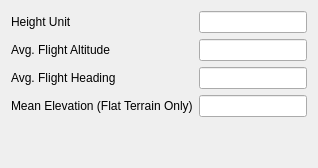
          <widget class="QWidget" name="tab_2">
           <attribute name="title">
            <string>Height</string>
           </attribute>
           <layout class="QGridLayout" name="gridLayout_3">
            <item row="1" column="0">
             <widget class="QLabel" name="label_17">
              <property name="text">
               <string>Avg. Flight Altitude</string>
              </property>
             </widget>
            </item>
            <item row="2" column="0">
             <widget class="QLabel" name="label_18">
              <property name="text">
               <string>Avg. Flight Heading</string>
              </property>
             </widget>
            </item>
            <item row="0" column="1">
             <widget class="QLineEdit" name="heightUnitEdit"/>
            </item>
            <item row="3" column="0">
             <widget class="QLabel" name="label_15">
              <property name="text">
               <string>Mean Elevation (Flat Terrain Only)</string>
              </property>
             </widget>
            </item>
            <item row="0" column="0">
             <widget class="QLabel" name="label_14">
              <property name="text">
               <string>Height Unit</string>
              </property>
             </widget>
            </item>
            <item row="2" column="1">
             <widget class="QLineEdit" name="flightHeadingEdit"/>
            </item>
            <item row="1" column="1">
             <widget class="QLineEdit" name="flightAltitudeEdit"/>
            </item>
            <item row="3" column="1">
             <widget class="QLineEdit" name="meanElevationEdit"/>
            </item>
            <item row="4" column="1">
             <spacer name="verticalSpacer_5">
              <property name="orientation">
               <enum>Qt::Vertical</enum>
              </property>
              <property name="sizeHint" stdset="0">
               <size>
                <width>20</width>
                <height>40</height>
               </size>
              </property>
             </spacer>
            </item>
           </layout>
          </widget>
